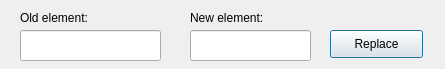
<?xml version="1.0" encoding="UTF-8"?>
<ui version="4.0">
 <class>replaceDialog</class>
 <widget class="QDialog" name="replaceDialog">
  <property name="geometry">
   <rect>
    <x>0</x>
    <y>0</y>
    <width>445</width>
    <height>69</height>
   </rect>
  </property>
  <property name="windowTitle">
   <string>Dialog</string>
  </property>
  <widget class="QLineEdit" name="lineEdit">
   <property name="geometry">
    <rect>
     <x>20</x>
     <y>30</y>
     <width>141</width>
     <height>31</height>
    </rect>
   </property>
  </widget>
  <widget class="QLineEdit" name="lineEdit_2">
   <property name="geometry">
    <rect>
     <x>190</x>
     <y>30</y>
     <width>121</width>
     <height>31</height>
    </rect>
   </property>
  </widget>
  <widget class="QPushButton" name="pushButton">
   <property name="geometry">
    <rect>
     <x>330</x>
     <y>30</y>
     <width>93</width>
     <height>28</height>
    </rect>
   </property>
   <property name="text">
    <string>Replace</string>
   </property>
  </widget>
  <widget class="QLabel" name="label">
   <property name="geometry">
    <rect>
     <x>20</x>
     <y>10</y>
     <width>111</width>
     <height>16</height>
    </rect>
   </property>
   <property name="text">
    <string>Old element:</string>
   </property>
  </widget>
  <widget class="QLabel" name="label_2">
   <property name="geometry">
    <rect>
     <x>190</x>
     <y>10</y>
     <width>121</width>
     <height>16</height>
    </rect>
   </property>
   <property name="text">
    <string>New element:</string>
   </property>
  </widget>
 </widget>
 <resources/>
 <connections/>
</ui>
